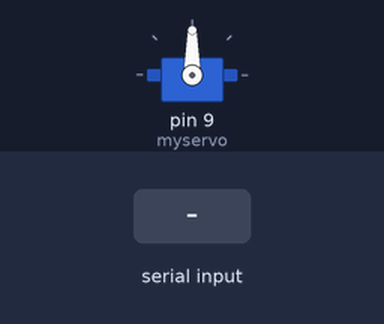
Recording of a sketch running on a simulated Arduino Uno, built with avr-gcc and run on an emulated ATmega328P. Parts: servo. The test bench sets the inputs (shaded band).

Above: at 1.2 s.
1.3 s: byte 30 received over Serial
At 2.1 s:
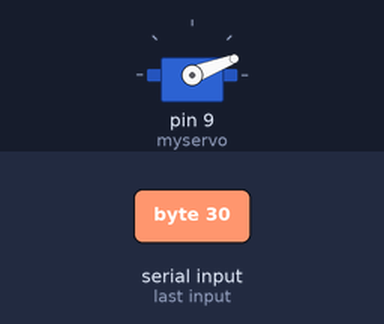
2.8 s: byte 90 received over Serial
At 3.2 s:
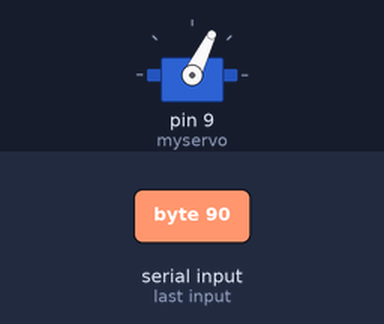
Timing chart, 0 to 5.8 s (numbered marks = the images above; inputs shaded):
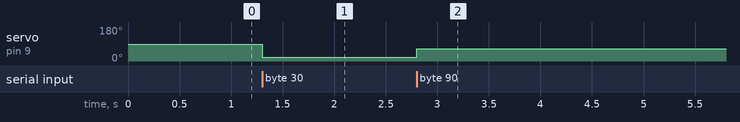

The sketch:

Servo_Arduino.ino
```cpp
#include <Servo.h>

Servo myservo;
int val;
int pos;
boolean sweep;
void setup() {
  myservo.attach(9);
  Serial.begin(9600);
}

void loop() {

}

void serialEvent() {
  val = Serial.read();
  if (val < 250) {
    pos = 180;
    sweep = false;
    val = map(val, 0, 250, 0, 180);
    myservo.write(val);
    delay(2);
  }
  else {
    if (sweep) {
      pos++;
      if (pos > 180) {
        sweep = false;
      }
    }
    else {
      pos--;
      if (pos < 0) {
        sweep = true;
      }
    }
    myservo.write(pos);
    //delay(2);
  }

}
```

Measured:
- after the input at 1.3 s, servo on pin 9 (myservo): 90° → 21° at once
- after the input at 2.8 s, servo on pin 9 (myservo): 21° → 64° at once
